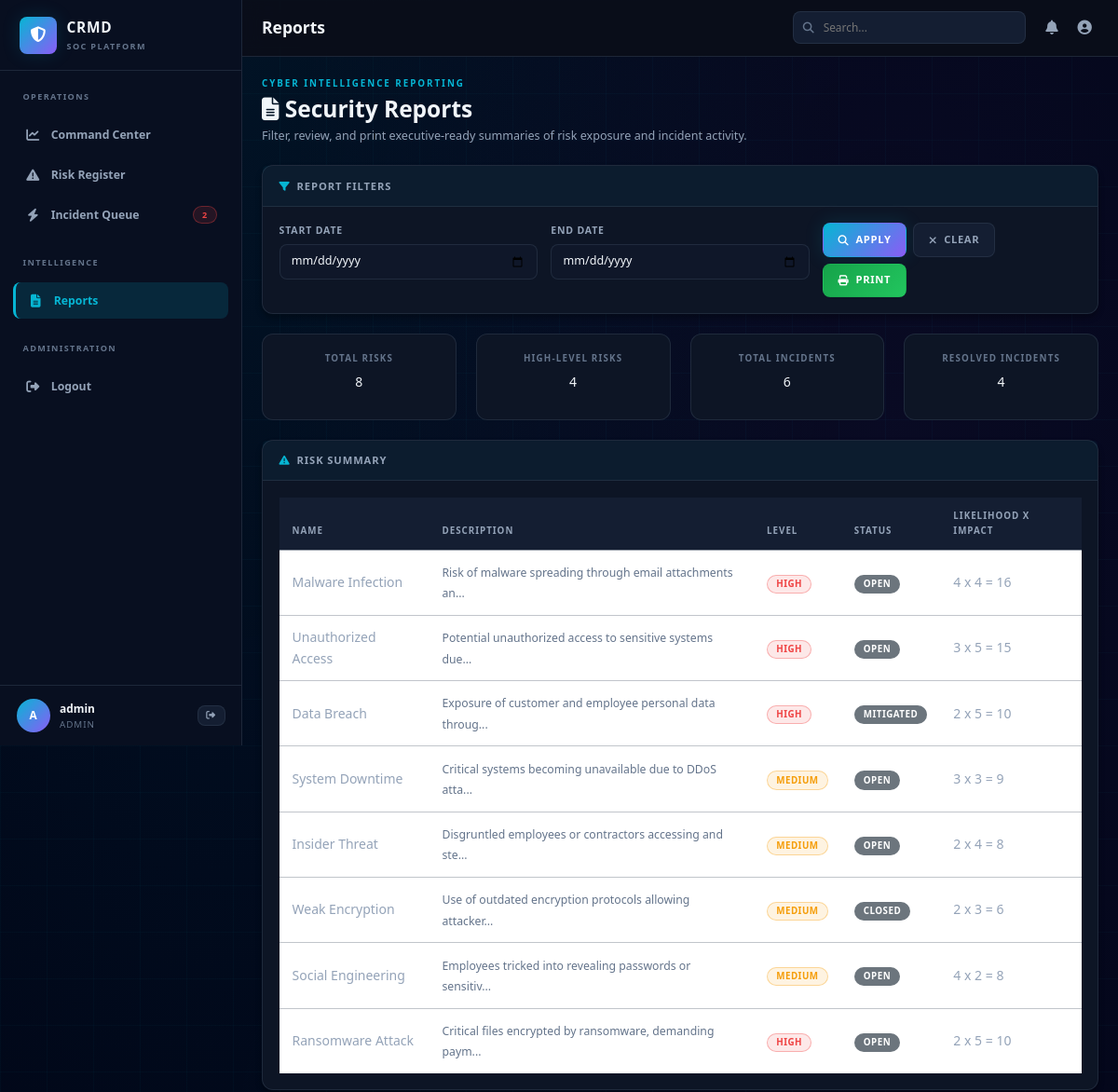
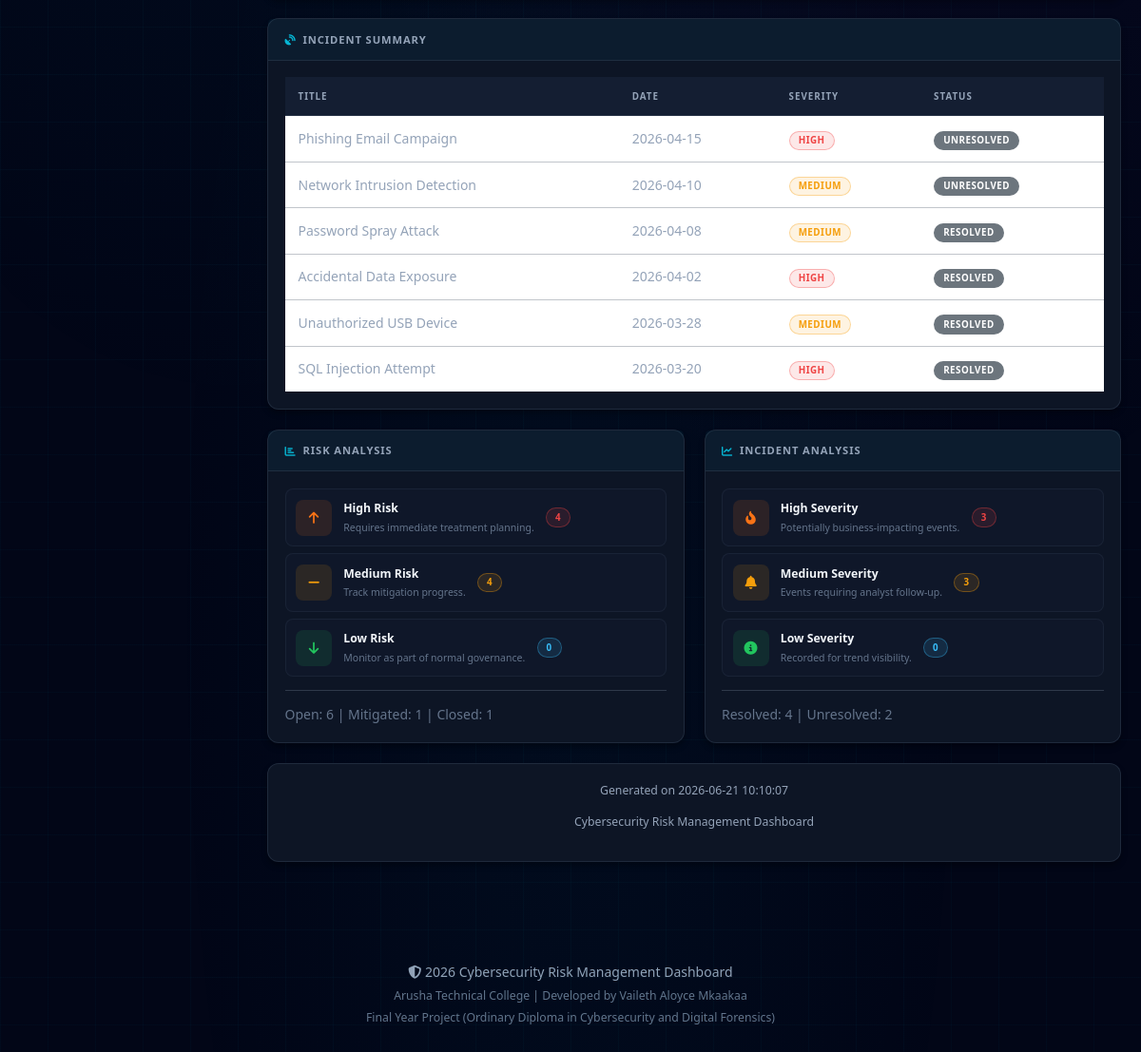
/reports.php (signed in), run on the app's committed database (2 pictures, top to bottom).
### tables this page shows
CREATE TABLE risks (
    id INT PRIMARY KEY AUTO_INCREMENT,
    name VARCHAR(255) NOT NULL,
    description TEXT NOT NULL,
    likelihood INT NOT NULL CHECK (likelihood >= 1 AND likelihood <= 5),
    impact INT NOT NULL CHECK (impact >= 1 AND impact <= 5),
    risk_level ENUM('Low', 'Medium', 'High', 'Critical') NOT NULL,
    status ENUM('Open', 'Mitigated', 'Closed') NOT NULL DEFAULT 'Open',
    created_at TIMESTAMP DEFAULT CURRENT_TIMESTAMP,
    updated_at TIMESTAMP DEFAULT CURRENT_TIMESTAMP ON UPDATE CURRENT_TIMESTAMP,
    INDEX idx_status (status),
    INDEX idx_risk_level (risk_level)
);

CREATE TABLE incidents (
    id INT PRIMARY KEY AUTO_INCREMENT,
    title VARCHAR(255) NOT NULL,
    description TEXT NOT NULL,
    incident_date DATE NOT NULL,
    severity ENUM('Critical', 'High', 'Medium', 'Low') NOT NULL,
    resolved BOOLEAN DEFAULT FALSE,
    created_at TIMESTAMP DEFAULT CURRENT_TIMESTAMP,
    updated_at TIMESTAMP DEFAULT CURRENT_TIMESTAMP ON UPDATE CURRENT_TIMESTAMP,
    INDEX idx_severity (severity),
    INDEX idx_resolved (resolved),
    INDEX idx_date (incident_date)
);

### includes/functions.php (called while the page is built, shortened)
<?php
function get_all_risks($pdo) {
    try {
        $stmt = $pdo->prepare('
            SELECT * FROM risks
            ORDER BY created_at DESC
        ');
        $stmt->execute();
        return $stmt->fetchAll();
    } catch (PDOException $e) {
        error_log('Database Error: ' . $e->getMessage());
        return [];
    }
}
function get_all_incidents($pdo) {
    try {
        $stmt = $pdo->prepare('
            SELECT * FROM incidents
            ORDER BY incident_date DESC
        ');
        $stmt->execute();
        return $stmt->fetchAll();
    } catch (PDOException $e) {
        error_log('Database Error: ' . $e->getMessage());
        return [];
    }
}
function get_dashboard_stats($pdo) {
    try {
        $stats = [];
        $stmt = $pdo->prepare('SELECT COUNT(*) as count FROM risks');
        $stmt->execute();
        $stats['total_risks'] = $stmt->fetch()['count'];
        $stmt = $pdo->prepare('SELECT COUNT(*) as count FROM incidents WHERE resolved = 0');
        $stmt->execute();
        $stats['open_incidents'] = $stmt->fetch()['count'];
        $stmt = $pdo->prepare('SELECT COUNT(*) as count FROM risks WHERE risk_level = "High"');
        $stmt->execute();
        $stats['high_risks'] = $stmt->fetch()['count'];
        $stmt = $pdo->prepare('SELECT COUNT(*) as count FROM incidents WHERE resolved = 1');
        $stmt->execute();
        $stats['resolved_incidents'] = $stmt->fetch()['count'];
        return $stats;
    } catch (PDOException $e) {
        error_log('Database Error: ' . $e->getMessage());
        return [];
    }
}
function esc($string) {
    return htmlspecialchars($string, ENT_QUOTES, 'UTF-8');
}
function get_risk_badge_class($level) {
    $classes = [
        'Critical' => 'badge-critical',
        'High' => 'badge-danger',
        'Medium' => 'badge-warning',
        'Low' => 'badge-success'
    ];
    return $classes[$level] ?? 'badge-secondary';
}
function get_severity_badge_class($severity) {
    $classes = [
        'Critical' => 'badge-critical',
        'High' => 'badge-danger',
        'Medium' => 'badge-warning',
        'Low' => 'badge-info'
    ];
    return $classes[$severity] ?? 'badge-secondary';
}
?>

### reports.php (the view, shortened to what this page needs)
<?php
require_once __DIR__ . '/config/database.php';
require_once __DIR__ . '/includes/functions.php';
require_once __DIR__ . '/includes/header.php';
$start_date = $_GET['start_date'] ?? '';
$end_date = $_GET['end_date'] ?? '';
$all_risks = get_all_risks($pdo);
$all_incidents = get_all_incidents($pdo);
$stats = get_dashboard_stats($pdo);
$high_risk_count = count(array_filter($all_risks, fn($risk) => $risk['risk_level'] === 'High'));
$medium_risk_count = count(array_filter($all_risks, fn($risk) => $risk['risk_level'] === 'Medium'));
$low_risk_count = count(array_filter($all_risks, fn($risk) => $risk['risk_level'] === 'Low'));
$open_risk_count = count(array_filter($all_risks, fn($risk) => $risk['status'] === 'Open'));
$mitigated_risk_count = count(array_filter($all_risks, fn($risk) => $risk['status'] === 'Mitigated'));
$closed_risk_count = count(array_filter($all_risks, fn($risk) => $risk['status'] === 'Closed'));
$high_incident_count = count(array_filter($all_incidents, fn($incident) => $incident['severity'] === 'High'));
$medium_incident_count = count(array_filter($all_incidents, fn($incident) => $incident['severity'] === 'Medium'));
$low_incident_count = count(array_filter($all_incidents, fn($incident) => $incident['severity'] === 'Low'));
$resolved_count = count(array_filter($all_incidents, fn($incident) => $incident['resolved']));
$unresolved_count = count(array_filter($all_incidents, fn($incident) => !$incident['resolved']));
?>
<div class="row mb-4">
    <div class="col-lg-12">
        <div class="page-kicker">Cyber Intelligence Reporting</div>
        <h1 class="page-title"><i class="fas fa-file-lines"></i> Security Reports</h1>
        <p class="page-subtitle">Filter, review, and print executive-ready summaries of risk exposure and incident activity.</p>
    </div>
</div>
<div class="card mb-4">
    <div class="card-header"><i class="fas fa-filter"></i> Report Filters</div>
    <div class="card-body">
        <form method="GET" action="reports.php" class="row g-3">
            <div class="col-md-4">
                <label for="start_date" class="form-label">Start Date</label>
                <input type="date" id="start_date" name="start_date" class="form-control" value="<?php echo htmlspecialchars($start_date); ?>">
            </div>
            <div class="col-md-4">
                <label for="end_date" class="form-label">End Date</label>
                <input type="date" id="end_date" name="end_date" class="form-control" value="<?php echo htmlspecialchars($end_date); ?>">
            </div>
            <div class="col-md-4 d-flex align-items-end gap-2 flex-wrap">
                <button type="submit" class="btn btn-primary"><i class="fas fa-search"></i> Apply</button>
                <a href="reports.php" class="btn btn-secondary"><i class="fas fa-times"></i> Clear</a>
                <button type="button" class="btn btn-success" onclick="printPage()"><i class="fas fa-print"></i> Print</button>
            </div>
        </form>
    </div>
</div>
<div id="printable-content">
    <div class="row g-4 mb-4">
        <div class="col-md-6 col-lg-3">
            <div class="score-card text-center">
                <div class="score-label">Total Risks</div>
                <div class="score-value justify-content-center"><?php echo (int)$stats['total_risks']; ?></div>
            </div>
        </div>
        <div class="col-md-6 col-lg-3">
            <div class="score-card text-center">
                <div class="score-label">High-Level Risks</div>
                <div class="score-value justify-content-center"><?php echo (int)$stats['high_risks']; ?></div>
            </div>
        </div>
        <div class="col-md-6 col-lg-3">
            <div class="score-card text-center">
                <div class="score-label">Total Incidents</div>
                <div class="score-value justify-content-center"><?php echo count($all_incidents); ?></div>
            </div>
        </div>
        <div class="col-md-6 col-lg-3">
            <div class="score-card text-center">
                <div class="score-label">Resolved Incidents</div>
                <div class="score-value justify-content-center"><?php echo (int)$stats['resolved_incidents']; ?></div>
            </div>
        </div>
    </div>
    <div class="card mb-4 no-print">
        <div class="card-header"><i class="fas fa-triangle-exclamation"></i> Risk Summary</div>
        <div class="card-body">
            <div class="table-responsive">
                <table class="table table-sm">
                    <thead>
                        <tr>
                            <th>Name</th>
                            <th>Description</th>
                            <th>Level</th>
                            <th>Status</th>
                            <th>Likelihood x Impact</th>
                        </tr>
                    </thead>
                    <tbody>
                        <?php foreach ($all_risks as $risk): ?>
                            <tr>
                                <td><?php echo esc($risk['name']); ?></td>
                                <td><small><?php echo substr(esc($risk['description']), 0, 54) . '...'; ?></small></td>
                                <td><span class="badge <?php echo get_risk_badge_class($risk['risk_level']); ?>"><?php echo esc($risk['risk_level']); ?></span></td>
                                <td><span class="badge bg-secondary"><?php echo esc($risk['status']); ?></span></td>
                                <td><?php echo (int)$risk['likelihood']; ?> x <?php echo (int)$risk['impact']; ?> = <?php echo (int)$risk['likelihood'] * (int)$risk['impact']; ?></td>
                            </tr>
                        <?php endforeach; ?>
                    </tbody>
                </table>
            </div>
        </div>
    </div>
    <div class="card mb-4 no-print">
        <div class="card-header"><i class="fas fa-satellite-dish"></i> Incident Summary</div>
        <div class="card-body">
            <div class="table-responsive">
                <table class="table table-sm">
                    <thead>
                        <tr>
                            <th>Title</th>
                            <th>Date</th>
                            <th>Severity</th>
                            <th>Status</th>
                        </tr>
                    </thead>
                    <tbody>
                        <?php foreach ($all_incidents as $incident): ?>
                            <tr>
                                <td><?php echo esc($incident['title']); ?></td>
                                <td><?php echo esc($incident['incident_date']); ?></td>
                                <td><span class="badge <?php echo get_severity_badge_class($incident['severity']); ?>"><?php echo esc($incident['severity']); ?></span></td>
                                <td><span class="badge bg-secondary"><?php echo $incident['resolved'] ? 'Resolved' : 'Unresolved'; ?></span></td>
                            </tr>
                        <?php endforeach; ?>
                    </tbody>
                </table>
            </div>
        </div>
    </div>
    <div class="row g-4">
        <div class="col-lg-6">
            <div class="card mb-4">
                <div class="card-header"><i class="fas fa-chart-bar"></i> Risk Analysis</div>
                <div class="card-body">
                    <div class="threat-list">
                        <div class="threat-item"><div class="threat-icon high"><i class="fas fa-arrow-up"></i></div><div><div class="threat-title">High Risk</div><div class="threat-meta">Requires immediate treatment planning.</div></div><span class="badge badge-danger"><?php echo $high_risk_count; ?></span></div>
                        <div class="threat-item"><div class="threat-icon medium"><i class="fas fa-minus"></i></div><div><div class="threat-title">Medium Risk</div><div class="threat-meta">Track mitigation progress.</div></div><span class="badge badge-warning"><?php echo $medium_risk_count; ?></span></div>
                        <div class="threat-item"><div class="threat-icon low"><i class="fas fa-arrow-down"></i></div><div><div class="threat-title">Low Risk</div><div class="threat-meta">Monitor as part of normal governance.</div></div><span class="badge badge-info"><?php echo $low_risk_count; ?></span></div>
                    </div>
                    <hr>
                    <p class="mb-0 text-muted">Open: <?php echo $open_risk_count; ?> | Mitigated: <?php echo $mitigated_risk_count; ?> | Closed: <?php echo $closed_risk_count; ?></p>
                </div>
            </div>
        </div>
        <div class="col-lg-6">
            <div class="card mb-4">
                <div class="card-header"><i class="fas fa-chart-line"></i> Incident Analysis</div>
                <div class="card-body">
                    <div class="threat-list">
                        <div class="threat-item"><div class="threat-icon high"><i class="fas fa-fire-flame-curved"></i></div><div><div class="threat-title">High Severity</div><div class="threat-meta">Potentially business-impacting events.</div></div><span class="badge badge-danger"><?php echo $high_incident_count; ?></span></div>
                        <div class="threat-item"><div class="threat-icon medium"><i class="fas fa-bell"></i></div><div><div class="threat-title">Medium Severity</div><div class="threat-meta">Events requiring analyst follow-up.</div></div><span class="badge badge-warning"><?php echo $medium_incident_count; ?></span></div>
                        <div class="threat-item"><div class="threat-icon low"><i class="fas fa-circle-info"></i></div><div><div class="threat-title">Low Severity</div><div class="threat-meta">Recorded for trend visibility.</div></div><span class="badge badge-info"><?php echo $low_incident_count; ?></span></div>
                    </div>
                    <hr>
                    <p class="mb-0 text-muted">Resolved: <?php echo $resolved_count; ?> | Unresolved: <?php echo $unresolved_count; ?></p>
                </div>
            </div>
        </div>
    </div>
    <div class="card">
        <div class="card-body text-center text-muted small">
            <p>Generated on <?php echo date('Y-m-d H:i:s'); ?></p>
            <p>Cybersecurity Risk Management Dashboard</p>
        </div>
    </div>
</div>
<?php require_once __DIR__ . '/includes/footer.php'; ?>

### data on the page
risks: name "Malware Infection", description "Risk of malware spreading through email attachments an", risk_level "HIGH", status "OPEN", likelihood "4", impact "4", (int)$risk['likelihood'] * (int)$risk['impact'] "16"
risks: name "Unauthorized Access", description "Potential unauthorized access to sensitive systems due", risk_level "HIGH", status "OPEN", likelihood "3", impact "5", (int)$risk['likelihood'] * (int)$risk['impact'] "15"
risks: name "Data Breach", description "Exposure of customer and employee personal data throug", risk_level "HIGH", status "MITIGATED", likelihood "2", impact "5", (int)$risk['likelihood'] * (int)$risk['impact'] "10"
risks: name "System Downtime", description "Critical systems becoming unavailable due to DDoS atta", risk_level "MEDIUM", status "OPEN", likelihood "3", impact "3", (int)$risk['likelihood'] * (int)$risk['impact'] "9"
risks: name "Insider Threat", description "Disgruntled employees or contractors accessing and ste", risk_level "MEDIUM", status "OPEN", likelihood "2", impact "4", (int)$risk['likelihood'] * (int)$risk['impact'] "8"
risks: name "Weak Encryption", description "Use of outdated encryption protocols allowing attacker", risk_level "MEDIUM", status "CLOSED", likelihood "2", impact "3", (int)$risk['likelihood'] * (int)$risk['impact'] "6"
risks: name "Social Engineering", description "Employees tricked into revealing passwords or sensitiv", risk_level "MEDIUM", status "OPEN", likelihood "4", impact "2", (int)$risk['likelihood'] * (int)$risk['impact'] "8"
risks: name "Ransomware Attack", description "Critical files encrypted by ransomware, demanding paym", risk_level "HIGH", status "OPEN", likelihood "2", impact "5", (int)$risk['likelihood'] * (int)$risk['impact'] "10"
incidents: title "Phishing Email Campaign", incident_date "2026-04-15", severity "HIGH", resolved "UNRESOLVED"
incidents: title "Network Intrusion Detection", incident_date "2026-04-10", severity "MEDIUM", resolved "UNRESOLVED"
incidents: title "Password Spray Attack", incident_date "2026-04-08", severity "MEDIUM", resolved "RESOLVED"
incidents: title "Accidental Data Exposure", incident_date "2026-04-02", severity "HIGH", resolved "RESOLVED"
incidents: title "Unauthorized USB Device", incident_date "2026-03-28", severity "MEDIUM", resolved "RESOLVED"
incidents: title "SQL Injection Attempt", incident_date "2026-03-20", severity "HIGH", resolved "RESOLVED"

### other printed values
$openIncidents "2"
substr($_SESSION['username'] ?? 'U', 0, 1) "A"
$_SESSION['username'] "admin"
$_SESSION['role'] "ADMIN"
$page_title "Reports"
$stats['total_risks'] "8"
$stats['high_risks'] "4"
count($all_incidents) "6"
$stats['resolved_incidents'] "4"
$high_risk_count "4"
$medium_risk_count "4"
$low_risk_count "0"
$open_risk_count "6"
$mitigated_risk_count "1"
$closed_risk_count "1"
